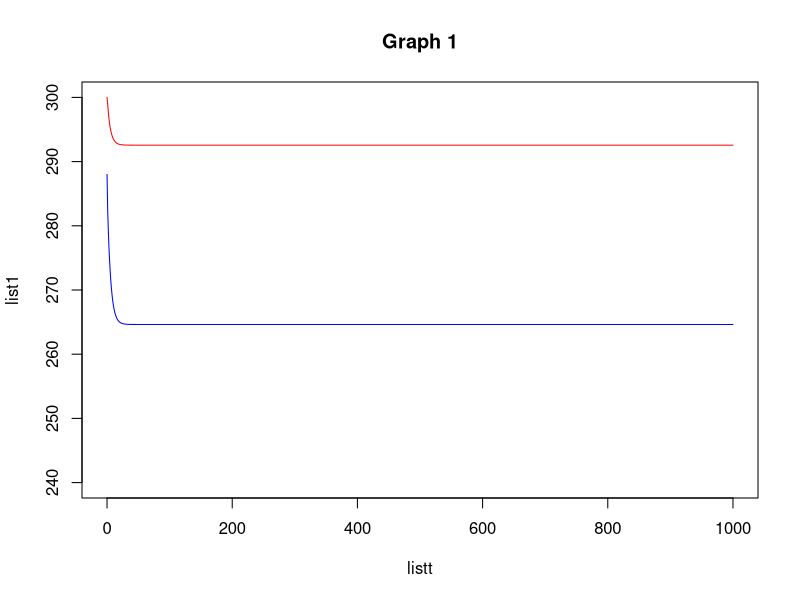
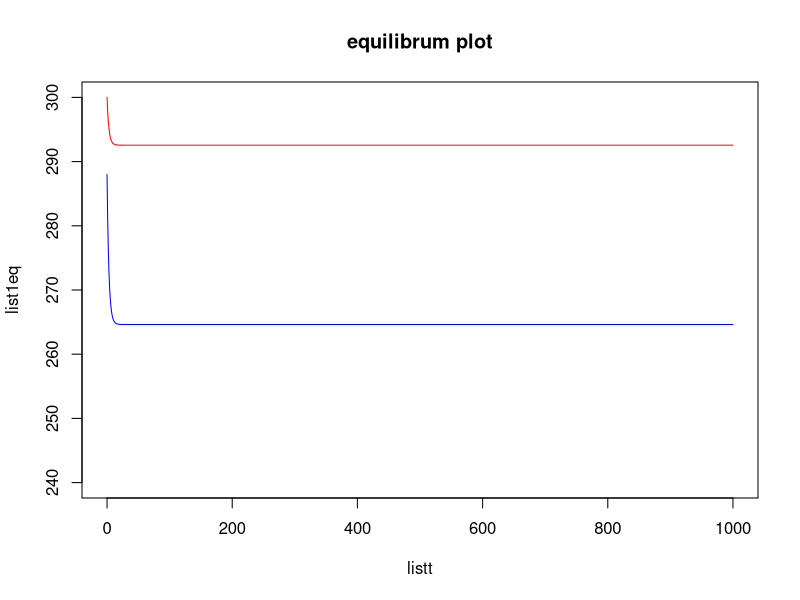
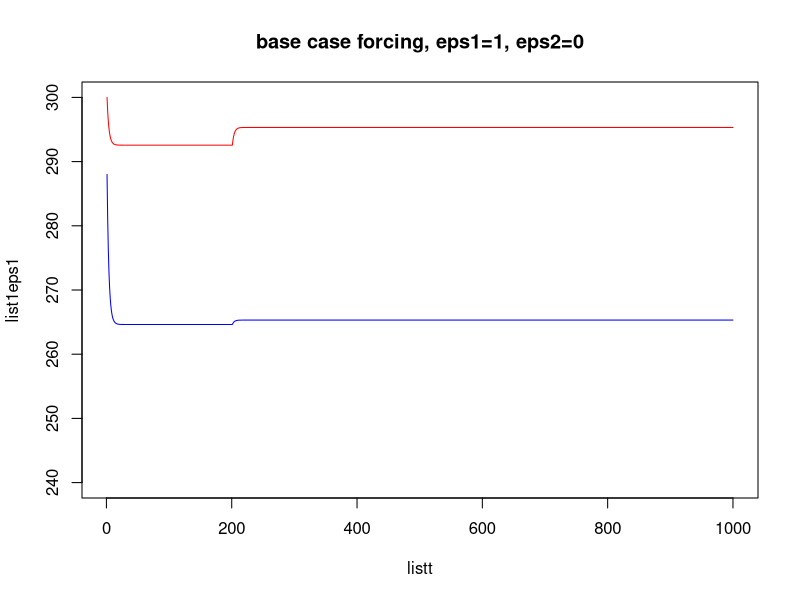
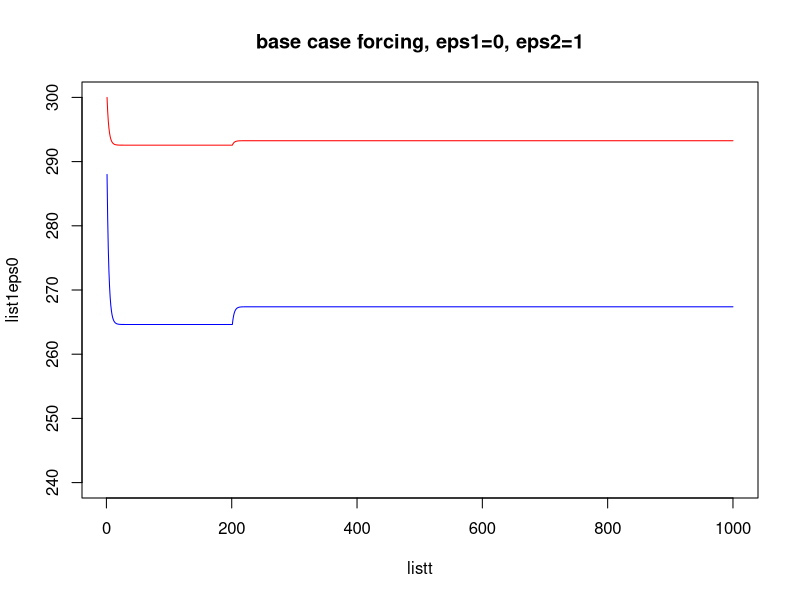
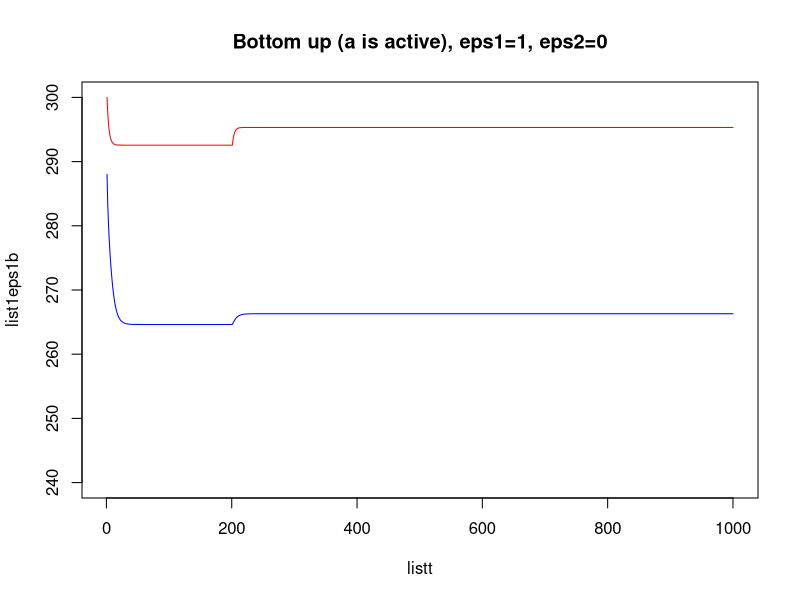
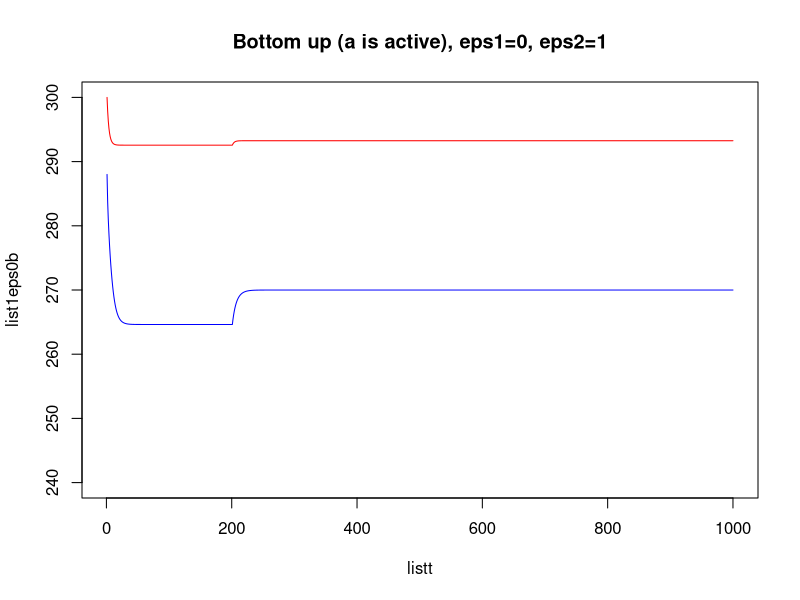
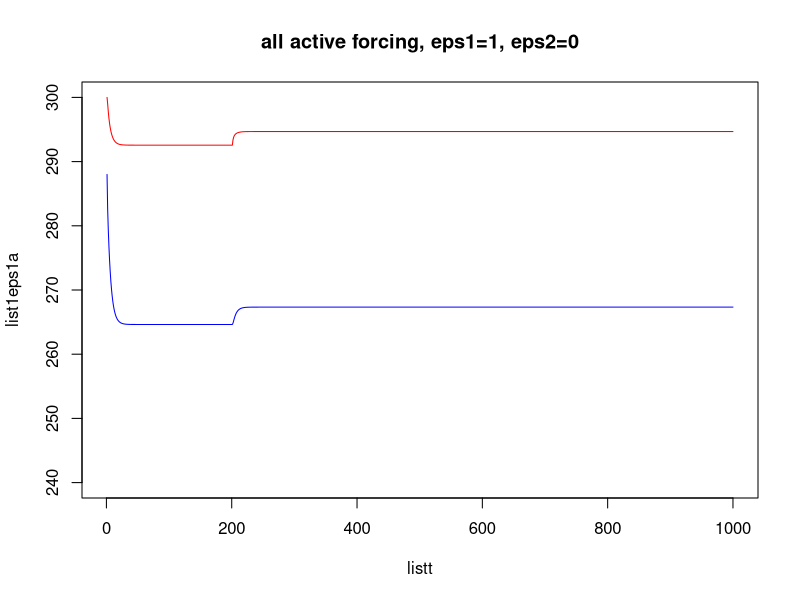
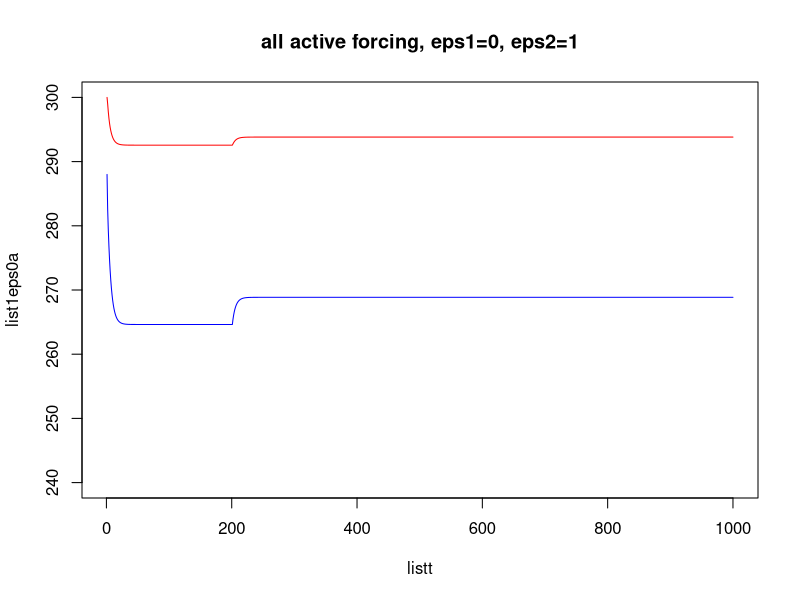

These figures' R source, in order:
H=1; #arbitrary 
S1=40.9; #PW
A=-49.7; #PW
B=0.29; #PW 
S2=24.1; #PW
alpha=0.29; 
F0=3; #PW
gamma1=0.035;
gamma2=0.002852;
Tice=271.15;

dt=1;
T1=300; 
T2=288; 
t<-0;
n<-1000; #arbritrary
tA =200


eps1 = function (t) ifelse(t < tA, 0, 0) #forcing function 
eps2 = function (t) ifelse(t < tA, 0, 0) #forcing function 

phiice = function (T1, T2) pi/6 +(pi/6)*(T1-Tice)/(T1-T2)
a = function (T1, T2) 1-sin(phiice(T1,T2))
CCeq = function (T1) 6.11*exp(17.23*((T1-273.25)/(T1-35.86)))
AHT = function (T1, T2) F0+gamma1*(T1-T2)+gamma2*CCeq(T1)*(T1-T2)

dT1 = function (T1,T2,t) (S1-AHT(T1,T2)-(A+B*T1)+eps1(t))/H
dT2 = function (T1,T2,t) (S2*(1-2*alpha*a(T1,T2))+AHT(T1, T2)-(A+B*T2)+eps2(t))/H


list1= vector("list", n)
list2= vector("list",n)
listt= vector ("list",n)

list1[[1]] = T1
list2[[1]] = T2
listt[[1]] = t

for (k in 1: n){
  Var1=T1+dT1(T1,T2,t)*dt
  Var2=T2+dT2(T1,T2,t)*dt
  t=t+dt
  T1=Var1
  T2=Var2
  list1[[k+1]] <- T1
  list2[[k+1]] <- T2
  listt[[k+1]] <- t
}

plot(listt, list1, ylim = c(240,300), type="l", col="red")
lines(listt, list2, col="blue")
title("Graph 1")

T1diff = list1[[n]]-list1[[tA]]
T2diff = list2[[n]]-list2[[tA]]
T1eq = list1[[n]]
T2eq = list2[[n]]
aeq = a(T1eq,T2eq)
phiiceeq = phiice(T1eq,T2eq)
phiiceeqdeg = phiiceeq*180/pi
AHTeq = AHT(T1eq,T2eq)
dT1eq= function(T1,T2,t) (S1-AHTeq-(A+B*T1)+eps1(t))/H
dT2eq=function (T1,T2,t) S2*(1-2*alpha*aeq+AHTeq-(A+B*T2)+eps2(t))/H


#loop 2 with equilibrium no forcing
list1eq= vector ("list", n)
list2eq= vector ("list", n)

list1eq[[1]]=300
list2eq[[1]]=288

T1=300
T2=288
t=0

eps1eq <- function (t) ifelse(t < tA ,0, 0) #forcing function
eps2eq <- function (t) ifelse(t < tA ,0, 0) #forcing function
dT1eq= function(T1,T2,t) (S1-AHTeq-(A+B*T1)+eps1eq(t))/H
dT2eq=function (T1,T2,t) (S2*(1-2*alpha*aeq)+AHTeq- (A+B*T2)+eps2eq(t))/H

for (k in 1:n){
  Var1=T1+dT1eq(T1,T2,t)*dt
  Var2=T2+dT2eq(T1,T2,t)*dt
  t=t+dt
  T1=Var1
  T2=Var2
  list1eq[[k+1]]= T1
  list2eq[[k+1]]= T2
}

plot(listt, list1eq, ylim=c(240,300), type="l", col="red")
lines(listt, list2eq, col="blue")
title("equilibrum plot")
T1diffeq = list1[[n]]-list1[[tA]]
T2diffeq = list2[[n]]-list2[[tA]]



#forcing feedback not active- base case (dT1eq and dT2eq) (esp1=1, eps2=0)
list1eps1= vector("list",n)
list2eps0=vector("list", n)

list1eps1[[1]]=300
list2eps0[[1]]=288

T1=300
T2=288
t=0
epsilon= c(.8,.2)
 eps1_1 = function (t) ifelse(t < tA, 0, .8 )#forcing function ################################################################eps1
 eps2_0 = function (t) ifelse(t < tA, 0, .2)#forcing function ################################################################eps0
 dT1_eps1 = function (T1,T2,t) (S1-AHTeq-(A+B*T1)+eps1_1(t))/H
 dT2_eps0 = function (T1,T2,t) (S2*(1-2*alpha*aeq)+AHTeq-(A+B*T2)+eps2_0(t))/H #using AHT function and a function
 
 eps1_0 = function (t) ifelse(t < tA, 0, .2) #forcing function ######################################################################eps0
 eps2_1 = function (t) ifelse(t < tA, 0, .8) #forcing function ######################################################################eps1
 dT1_eps0 = function (T1,T2,t) (S1-AHTeq-(A+B*T1)+eps1_0(t))/H
 dT2_eps1 = function (T1,T2,t) (S2*(1-2*alpha*aeq)+AHTeq-(A+B*T2)+eps2_1(t))/H 

 for (k in 1: n){
   Var1=T1+dT1_eps1(T1,T2,t)*dt
   Var2=T2+dT2_eps0(T1,T2,t)*dt
   t=t+dt
   T1=Var1
   T2=Var2
   list1eps1[[k+1]] = T1
   list2eps0[[k+1]] = T2
   listt[[k]] = t
 }
 plot(listt, list1eps1, ylim = c(240,300), type="l", col="red")
 lines(listt, list2eps0, col="blue")
 title( "base case forcing, eps1=1, eps2=0")
 
 T1diffbaseeps1 = list1eps1[[n]]-list1eps1[[tA]]
 T2diffbaseeps0 = list2eps0[[n]]-list2eps0[[tA]]


 
 #forcing feedback not active-base case (dT1eq and dT2eq) (esp1=0, eps2=1)
 list1eps0= vector("list",n)
 list2eps1=vector("list", n)
 T1=300
 T2=288
 t=0
 
 list1eps0[[1]]=T1
 list2eps1[[1]]=T2
 
 # eps1_0 = function (t) ifelse(t < tA, 0, .2) #forcing function 
 # eps2_1 = function (t) ifelse(t < tA, 0, .8) #forcing function 
 # dT1_eps0 = function (T1,T2,t) (S1-AHTeq-(A+B*T1)+eps1_0(t))/H
 # dT2_eps1 = function (T1,T2,t) (S2*(1-2*alpha*aeq)+AHTeq-(A+B*T2)+eps2_1(t))/H 
 
 for (k in 1: n){
   Var1=T1+dT1_eps0(T1,T2,t)*dt
   Var2=T2+dT2_eps1(T1,T2,t)*dt
   t=t+dt
   T1=Var1
   T2=Var2
   list1eps0[[k+1]] = T1
   list2eps1[[k+1]] = T2
   listt[[k]] = t
 }
 plot(listt, list1eps0, ylim = c(240,300), type="l", col="red")
 lines(listt, list2eps1, col="blue")
 title( "base case forcing, eps1=0, eps2=1")
 
 T1diffbaseeps0 = list1eps0[[n]]-list1eps0[[tA]]
 T2diffbaseeps1 = list2eps1[[n]]-list2eps1[[tA]]
 
 #base case sensitivity matrix 
 
 lambdavectorbase=c(T1diffbaseeps1,T2diffbaseeps0,T1diffbaseeps0,T2diffbaseeps1)
 lambdabase= matrix(lambdavectorbase,2) 
 lambdabaseinverse= solve(lambdabase)
 
 
 #Bottom up in reference to a (ice albedo) use AHTeq and a(T1,T2) (eps1=1, eps2=0) 
 list1eps1b=vector("list",n)
 list2eps0b=vector("list",n)
 T1=300
 T2=288
 t=0
 
 list1eps1b[[1]]=T1
 list2eps0b[[1]]=T2
 
 #eps1_1 and eps2_0 defined above 
 dT1_eps1b = function (T1,T2,t) (S1-AHTeq-(A+B*T1)+eps1_1(t))/H
 dT2_eps0b = function (T1,T2,t) (S2*(1-2*alpha*a(T1,T2))+AHTeq-(A+B*T2)+eps2_0(t))/H 
 for (k in 1: n){
   Var1=T1+dT1_eps1b(T1,T2,t)*dt
   Var2=T2+dT2_eps0b(T1,T2,t)*dt
   t=t+dt
   T1=Var1
   T2=Var2
   list1eps1b[[k+1]] = T1
   list2eps0b[[k+1]] = T2
   listt[[k]] = t
 }
 plot(listt, list1eps1b, ylim = c(240,300), type="l", col="red")
 lines(listt, list2eps0b, col="blue")
 title( "Bottom up (a is active), eps1=1, eps2=0")  
 
 T1diffeps1b = list1eps1b[[n]]-list1eps1b[[tA]]
 T2diffeps0b = list2eps0b[[n]]-list2eps0b[[tA]]
 
 #Bottom up in reference to a (ice albedo) use AHTeq and a(T1,T2) (eps1=0, eps2=1)
 list1eps0b=vector("list",n)
 list2eps1b=vector("list",n)
 T1=300
 T2=288
 t=0
 
 list1eps0b[[1]]=T1
 list2eps1b[[1]]=T2
 
 #eps1_0 and eps2_1 defined above 
 dT1_eps0b = function (T1,T2,t) (S1-AHTeq-(A+B*T1)+eps1_0(t))/H
 dT2_eps1b = function (T1,T2,t) (S2*(1-2*alpha*a(T1,T2))+AHTeq-(A+B*T2)+eps2_1(t))/H
 for (k in 1: n){
   Var1=T1+dT1_eps0b(T1,T2,t)*dt
   Var2=T2+dT2_eps1b(T1,T2,t)*dt
   t=t+dt
   T1=Var1
   T2=Var2
   list1eps0b[[k+1]] = T1
   list2eps1b[[k+1]] = T2
   listt[[k]] = t
 }
 plot(listt, list1eps0b, ylim = c(240,300), type="l", col="red")
 lines(listt, list2eps1b, col="blue")
 title( "Bottom up (a is active), eps1=0, eps2=1")
 
 T1diffeps0b = list1eps0b[[n]]-list1eps0b[[tA]]
 T2diffeps1b = list2eps1b[[n]]-list2eps1b[[tA]]
 
 #bottom up sensitivity matrix 
 
 lambdavectorb=c(T1diffeps1b, T2diffeps0b, T1diffeps0b, T2diffeps1b)
 lambdab= matrix(lambdavectorb,2)
 
 #bottom up gain matrix 
 GoriginalBottom=matrix()

 
 Gb= lambdab %*% lambdabaseinverse
 
 GoriginalBottom= matrix(c(1, 0.1812612, 0.000000, 2.017988),2)
 
 deltaT0bvector= lambdabase%*%epsilon


deltaTalphaestimateb= GoriginalBottom%*%deltaT0bvector

deltaTalphab=lambdab%*%epsilon


 
 #Forcing feedback all active (dT1, dT2) (eps1=1, eps2=0)
 list1eps1a=vector("list",n)
 list2eps0a=vector("list",n)
 T1=300
 T2=288
 t=0
 
 list1eps1a[[1]]=T1
 list2eps0a[[1]]=T2
 
 #eps1_1 and eps2_0 are defined above 
 dT1_eps1a = function (T1,T2,t) (S1-AHT(T1,T2)-(A+B*T1)+eps1_1(t))/H
 dT2_eps0a = function (T1,T2,t) (S2*(1-2*alpha*a(T1,T2))+AHT(T1,T2)-(A+B*T2)+eps2_0(t))/H 
 for (k in 1: n){
   Var1=T1+dT1_eps1a(T1,T2,t)*dt
   Var2=T2+dT2_eps0a(T1,T2,t)*dt
   t=t+dt
   T1=Var1
   T2=Var2
   list1eps1a[[k+1]] = T1
   list2eps0a[[k+1]] = T2
   listt[[k]] = t
 }
 plot(listt, list1eps1a, ylim = c(240,300), type="l", col="red")
 lines(listt, list2eps0a, col="blue")
 title( "all active forcing, eps1=1, eps2=0")

 T1diff1a = list1eps1a[[n]]-list1eps1a[[tA]]
 T2diff0a = list2eps0a[[n]]-list2eps0a[[tA]]
 
 #Forcing feedback all active (dT1, dT2) (eps1=0, eps2=1)
 list1eps0a=vector("list",n)
 list2eps1a=vector("list",n)
 T1=300
 T2=288
 t=0
 
 list1eps0a[[1]]=T1
 list2eps1a[[1]]=T2
 
 #eps1_0 and eps2_1 defined above 
 dT1_eps0a = function (T1,T2,t) (S1-AHT(T1,T2)-(A+B*T1)+eps1_0(t))/H
 dT2_eps1a = function (T1,T2,t) (S2*(1-2*alpha*a(T1,T2))+AHT(T1,T2)-(A+B*T2)+eps2_1(t))/H 
 for (k in 1: n){
   Var1=T1+dT1_eps0a(T1,T2,t)*dt
   Var2=T2+dT2_eps1a(T1,T2,t)*dt
   t=t+dt
   T1=Var1
   T2=Var2
   list1eps0a[[k+1]] = T1
   list2eps1a[[k+1]] = T2
   listt[[k]] = t
  } 
 plot(listt, list1eps0a, ylim = c(240,300), type="l", col="red")
 lines(listt, list2eps1a, col="blue")
 title( "all active forcing, eps1=0, eps2=1") 

 T1diffeps0a = list1eps0a[[n]]-list1eps0a[[tA]]
 T2diffeps1a = list2eps1a[[n]]-list2eps1a[[tA]]
 #all active sensitivity matrix 
 #lambdaalpha 
 
 lambdavectora= c(T1diff1a,T2diff0a,T1diffeps0a,T2diffeps1a)
 lambdaa=matrix(lambdavectora,2)
 
 
 #Top down in reference to a (ice albedo) use AHT(T1,T2) and aeq (eps1=1, eps2=0)
 list1eps1t=vector("list",n)
 list2eps0t=vector("list",n)
 T1=300
 T2=288
 t=0
 
 list1eps1t[[1]]=T1
 list2eps0t[[1]]=T2
 
 #eps1_1 and eps2_0 defined above 
 dT1_eps1t = function (T1,T2,t) (S1-AHT(T1,T2)-(A+B*T1)+eps1_1(t))/H
 dT2_eps0t = function (T1,T2,t) (S2*(1-2*alpha*aeq)+AHT(T1,T2)-(A+B*T2)+eps2_0(t))/H 
 for (k in 1: n){
   Var1=T1+dT1_eps1t(T1,T2,t)*dt
   Var2=T2+dT2_eps0t(T1,T2,t)*dt
   t=t+dt
   T1=Var1
   T2=Var2
   list1eps1t[[k+1]]= T1
   list2eps0t[[k+1]]= T2
   listt[[k]]= t
 } 
 plot(listt, list1eps1t, ylim = c(240,300), type="l", col="red")
 lines(listt, list2eps0t, col="blue")
 title( "Top down (AHT is active), eps1=1, eps2=0")  
 
 T1diffeps1t = list1eps1t[[n]]-list1eps1t[[tA]]
 T2diffeps0t = list2eps0t[[n]]-list2eps0t[[tA]]
 
 
 #Top down in reference to a (ice albedo) use AHT(T1,T2) and aeq (eps1=0, eps2=1)
 list1eps0t=vector("list",n)
 list2eps1t=vector("list",n)
 T1=300
 T2=288
 t=0
 
 list1eps0t[[1]]=T1
 list2eps1t[[1]]=T2
 
 #eps1_0 and eps2_1 defined above 
 dT1_eps0t = function (T1,T2,t) (S1-AHT(T1,T2)-(A+B*T1)+eps1_0(t))/H
 dT2_eps1t = function (T1,T2,t) (S2*(1-2*alpha*aeq)+AHT(T1,T2)-(A+B*T2)+eps2_1(t))/H
 for (k in 1: n){
   Var1=T1+dT1_eps0t(T1,T2,t)*dt
   Var2=T2+dT2_eps1t(T1,T2,t)*dt
   t=t+dt
   T1=Var1
   T2=Var2
   list1eps0t[[k+1]] = T1
   list2eps1t[[k+1]] = T2
   listt[[k]] = t
 }  
 plot(listt, list1eps0t, ylim = c(240,300), type="l", col="red")
 lines(listt, list2eps1t, col="blue")
 title("Top down (AHT is active), eps1=0, eps2=1")  

 T1diffeps0t = list1eps0t[[n]]-list1eps0t[[tA]]
 T2diffeps1t = list2eps1t[[n]]-list2eps1t[[tA]]
 
 
 #top down sensitivity matrix  (THE BASE FOR TOP DOWN)                                                                  
 lambdavectort=c(T1diffeps1t, T2diffeps0t, T1diffeps0t, T2diffeps1t) 
 lambdat=matrix(lambdavectort, 2)
 lambdatinv=solve(lambdat)
 #Top gain matrix 
  ##############################################################################################################################################
 Gt= lambdaa %*% lambdatinv

 GoriginalTop= matrix(c(1.0167576, 0.0810036, 0.1343562, 1.6524002),2)
 
 deltaT0t= lambdaa%*%epsilon
 

 deltaT0tvector= lambdat%*%epsilon 
 
 deltaTalphaestimatet= GoriginalTop%*%deltaT0tvector
 
 deltaTalphat=lambdaa%*% epsilon 
 
 
 differenceb= ((abs(deltaTalphaestimateb-deltaTalphab))/((deltaTalphaestimateb+deltaTalphab)/2))*100
 
 differencet= ((abs(deltaTalphaestimatet-deltaTalphat))/((deltaTalphaestimatet+deltaTalphat)/2))*100
 
 cat("deltaTalphaestb=", deltaTalphaestimateb, "deltaTalphab=", deltaTalphab,
     "deltaTalphatestt=", deltaTalphaestimatet, "deltaTalphat=", deltaTalphat, 
     "%diff b= ",differenceb, "%diff t=", differencet)
 

 
 
 
